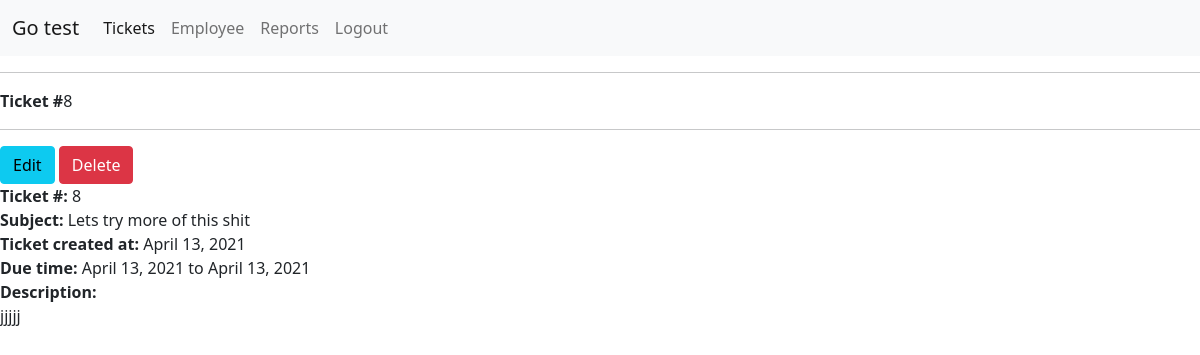
Page /info_ticket/8/ (signed in) on the committed database.
### tickets/models.py (models this page shows, shortened)
class Ticket(models.Model):
    id = models.AutoField(primary_key=True)
    subject = models.CharField(max_length=100)
    employee = models.ForeignKey(Employee, on_delete=models.CASCADE)
    description= models.TextField(max_length=500)
    date = models.DateField(auto_now_add=True)
    status = models.CharField(max_length=50, choices=STATUS_OPTIONS)
    start_date = models.DateField(default=datetime.date.today)
    end_date = models.DateField(default=datetime.date.today)
    notes = models.TextField(null=True)

### tickets/views.py (the view)
# urls.py: path('info_ticket/<str:pk>/', views.info_ticket, name="info_ticket"),
@login_required(login_url='login')
def info_ticket(request, pk):
    ticket = Ticket.objects.get(id=pk)
    context={"ticket":ticket}
    return render(request, 'tickets/tickets_info.html', context)

### tickets/templates/tickets/tickets_info.html
{% extends 'tickets/base.html' %}
{% block content %}
<hr>
<strong>Ticket #</strong>{{ticket.id}}
<hr>
<a class="btn btn-info" href="{% url 'ticket_update' ticket.id %}" ticket.id>Edit</a>   <a class="btn btn-danger" href="{% url 'ticket_delete' ticket.id %}">Delete</a>
<br>
<strong>Ticket #:</strong> {{ticket.id}}
<br>
<strong>Subject:</strong> {{ticket.subject}}
<br>
<strong>Ticket created at:</strong> {{ticket.date}}
<br>
<strong>Due time:</strong> {{ticket.start_date}} to {{ticket.end_date}}
<br>
<strong>Description:</strong>
<br>
{{ticket.description}}
{% endblock content %}

### rows in the picture
Ticket: id "8", subject "Lets try more of this shit", date "April 13, 2021", start_date "April 13, 2021", end_date "April 13, 2021", description "jjjjj"
